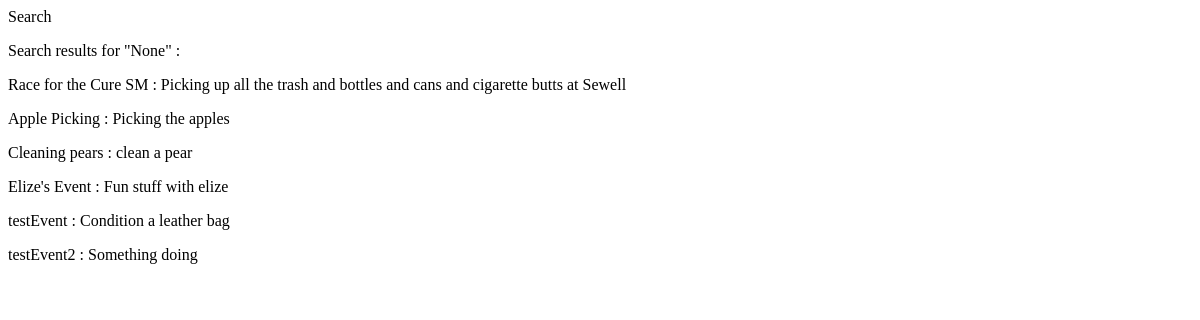
The page /website/search/ (signed in) on the database as committed earlier.
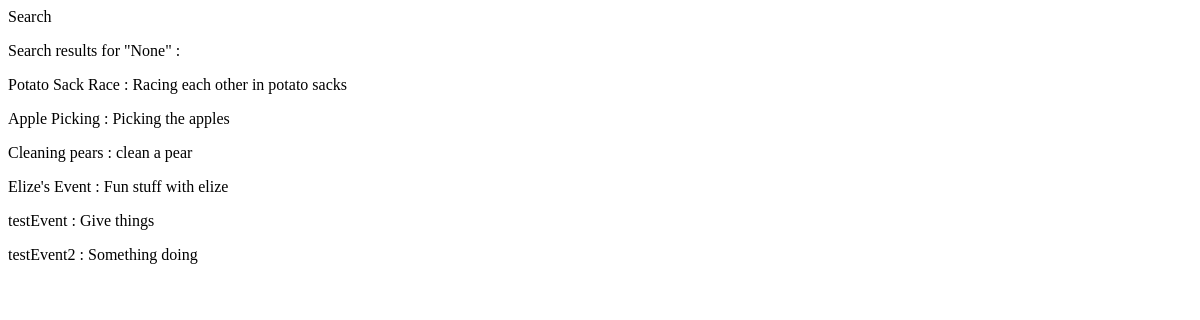
The same page on the database as committed later.
### website/models.py (models this page shows, shortened)
class AnEvent(models.Model):
    event_name = models.CharField(max_length=50)
    picture = models.ImageField(upload_to='event_images', blank=True)
    description = models.TextField(max_length=400)
    volunteer_num = models.IntegerField(default=0)
    venue = models.CharField(max_length=128, blank=True)
    address = models.CharField(max_length=100)
    city = models.CharField(max_length=60)
    state = models.CharField(max_length=30)
    volunteer = models.ManyToManyField(User, blank=True)
    date = models.DateField(default=date.today)
    start_time = models.TimeField(help_text='ex: 10:30 for 10:30 AM', default=datetime.time(00, 00))
    end_time = models.TimeField(help_text='ex: 13:30 for 1:30 PM', default=datetime.time(00, 00))

### website/views.py (the view, shortened to what this page needs)
@login_required
def search(request):
    results = AnEvent.objects.all()
    query = request.GET.get('q')
    context = {
        "query" : query,
        "results" : results
    }
    return render(request, "website/search.html", context)

### templates/website/search.html (shortened to what this page needs)
{% block content %}
<div class ="body-block">
        <div class="row">
            <div class="col-sm-12">
                <p>Search results for "{{ query }}" :</p>
            </div>
        </div>
        <div class="row">
            <div class="col-sm-12">
                {% if results %}
                    {% for i in results %}
                        <p>{{i.event_name}} <span>: {{i.description}}</span></p>
                    {% endfor %}
                {% else %}
                    No results found.
                {% endif %}
            </div>
        </div>
</div>
{% endblock content %}

Rows that differ between the two databases and show on the page:
changed AnEvent: event_name "Race for the Cure SM" → "Potato Sack Race"; description "Picking up all the trash and bottles and cans and cigarette butts at Sewell" → "Racing each other in potato sacks"
changed AnEvent "testEvent": description "Condition a leather bag" → "Give things"
